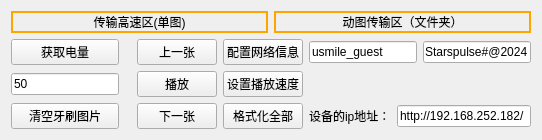
              <widget class="QWidget" name="tab_12">
               <attribute name="title">
                <string>ui预览</string>
               </attribute>
               <layout class="QGridLayout" name="gridLayout_16">
                <item row="3" column="3">
                 <widget class="QPushButton" name="play_picture">
                  <property name="text">
                   <string>播放</string>
                  </property>
                 </widget>
                </item>
                <item row="2" column="5">
                 <widget class="QLineEdit" name="uissidInput">
                  <property name="text">
                   <string>usmile_guest</string>
                  </property>
                 </widget>
                </item>
                <item row="3" column="4">
                 <widget class="QPushButton" name="set_play_speed">
                  <property name="text">
                   <string>设置播放速度</string>
                  </property>
                 </widget>
                </item>
                <item row="0" column="0" colspan="7">
                 <layout class="QHBoxLayout" name="horizontalLayout_50">
                  <item>
                   <widget class="QLabel" name="high_speed_tp">
                    <property name="styleSheet">
                     <string notr="true">border-width: 2px;
border-style: solid;
border-color: rgb(255, 165, 0)</string>
                    </property>
                    <property name="text">
                     <string>传输高速区(单图)</string>
                    </property>
                    <property name="alignment">
                     <set>Qt::AlignCenter</set>
                    </property>
                   </widget>
                  </item>
                  <item>
                   <widget class="QLabel" name="active_picture">
                    <property name="styleSheet">
                     <string notr="true">border-width: 2px;
border-style: solid;
border-color: rgb(255, 165, 0)</string>
                    </property>
                    <property name="text">
                     <string>动图传输区（文件夹）</string>
                    </property>
                    <property name="alignment">
                     <set>Qt::AlignCenter</set>
                    </property>
                   </widget>
                  </item>
                 </layout>
                </item>
                <item row="4" column="4">
                 <widget class="QPushButton" name="init_ui_data">
                  <property name="text">
                   <string>格式化全部</string>
                  </property>
                 </widget>
                </item>
                <item row="2" column="3">
                 <widget class="QPushButton" name="up_picture">
                  <property name="text">
                   <string>上一张</string>
                  </property>
                 </widget>
                </item>
                <item row="4" column="5" colspan="2">
                 <layout class="QHBoxLayout" name="horizontalLayout_69">
                  <item>
                   <widget class="QLabel" name="label_42">
                    <property name="text">
                     <string>设备的ip地址：</string>
                    </property>
                   </widget>
                  </item>
                  <item>
                   <widget class="QLineEdit" name="ui_ip">
                    <property name="text">
                     <string>http://192.168.252.182/</string>
                    </property>
                   </widget>
                  </item>
                 </layout>
                </item>
                <item row="2" column="6">
                 <widget class="QLineEdit" name="uipasswordInput">
                  <property name="text">
                   <string>Starspulse#@2024</string>
                  </property>
                 </widget>
                </item>
                <item row="4" column="0">
                 <widget class="QPushButton" name="clear_picture">
                  <property name="text">
                   <string>清空牙刷图片</string>
                  </property>
                 </widget>
                </item>
                <item row="2" column="4">
                 <widget class="QPushButton" name="send_wifi_config">
                  <property name="text">
                   <string>配置网络信息</string>
                  </property>
                 </widget>
                </item>
                <item row="2" column="0">
                 <widget class="QPushButton" name="get_battery_level">
                  <property name="text">
                   <string>获取电量</string>
                  </property>
                 </widget>
                </item>
                <item row="4" column="3">
                 <widget class="QPushButton" name="down_picture">
                  <property name="text">
                   <string>下一张</string>
                  </property>
                 </widget>
                </item>
                <item row="3" column="0">
                 <widget class="QLineEdit" name="play_speed">
                  <property name="text">
                   <string>50</string>
                  </property>
                  <property name="placeholderText">
                   <string>输入播放间隔时间</string>
                  </property>
                 </widget>
                </item>
               </layout>
              </widget>
